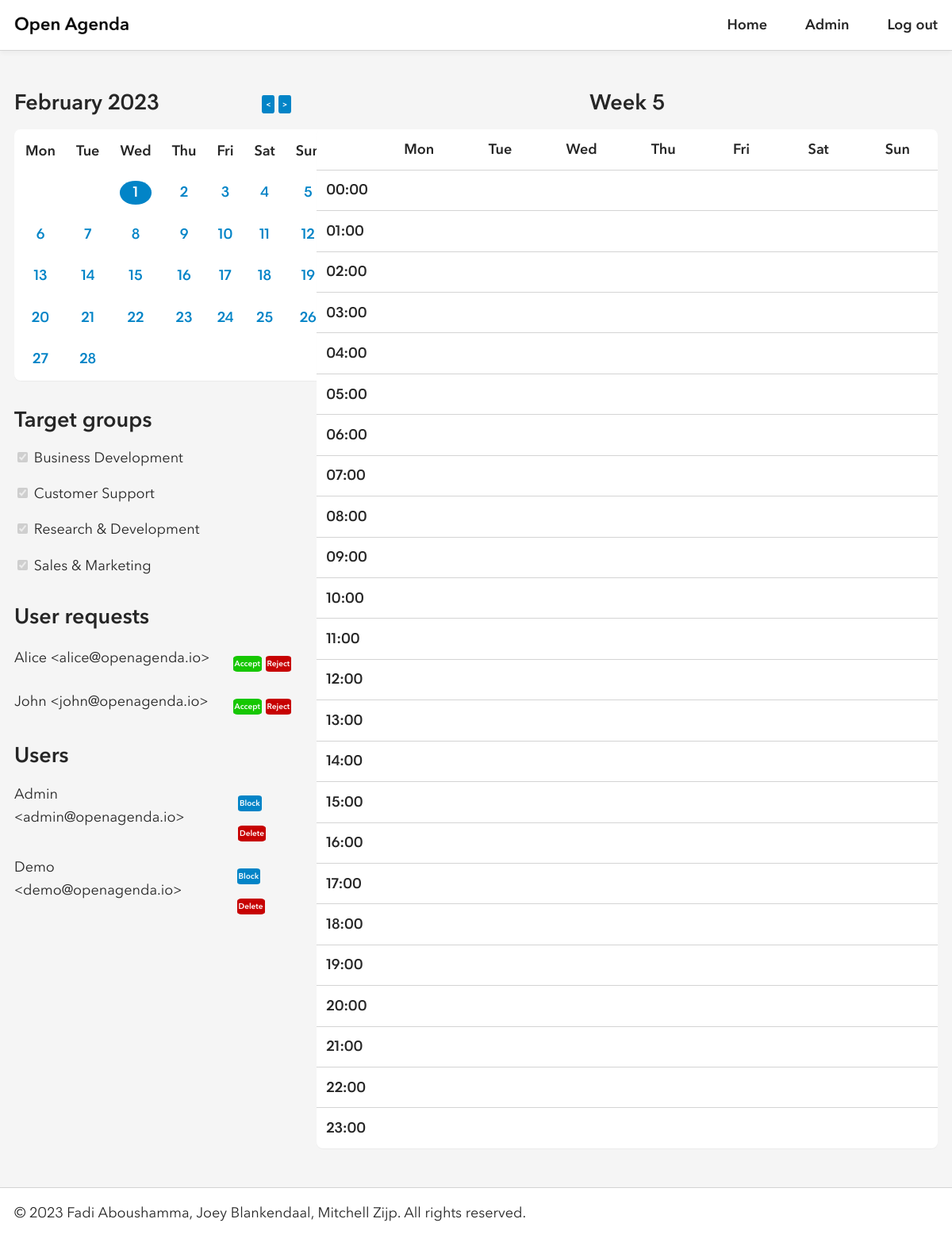
The app's page /admin.php (signed in) with its own data.
### tables this page shows
create table if not exists groups
(
    id char(36) not null,
    name varchar(31) not null,
    primary key (id),
    unique (name)
);

create table if not exists users
(
    id char(36) not null,
    name varchar(63) not null,
    email varchar(255) not null,
    password varchar(255) not null,
    is_accepted int(1) not null default 0,  
    is_blocked boolean not null default 0,
    is_admin boolean not null default 0,
    primary key (id),
    unique (email)
);

### private/bootstrap.php (called while the page is built, shortened)
<?php
$app = [
    'authors' => ['Fadi Aboushamma', 'Joey Blankendaal', 'Mitchell Zijp'],
    'calendar_constant' => CAL_GREGORIAN,
    'description' => 'Open Agenda is a web application to manage events designed for large companies.',
    'name' => 'Open Agenda'
];
$db = new mysqli('localhost', 'root', '', 'openagenda');
require_once('classes/calendarmanager.php');
require_once('classes/groupmanager.php');
require_once('classes/usermanager.php');
$calendarManager = new CalendarManager($db);
$groupManager = new GroupManager($db);
$userManager = new UserManager($db);

### private/classes/usermanager.php (called while the page is built, shortened)
<?php
final class UserManager
{
    private $db;
    public function __construct($db)
    {
        $this->db = $db;
    }
    public function get_accepted_users()
    {
        $result = $this->db->query("SELECT * FROM users WHERE is_accepted = 1;");
        return $result->fetch_all(MYSQLI_ASSOC);
    }
    public function get_pending_users()
    {
        $result = $this->db->query("SELECT * FROM users WHERE is_accepted = 0;");
        return $result->fetch_all(MYSQLI_ASSOC);
    }
    public function is_admin()
    {
        $result = $this->db->query("SELECT is_admin FROM users WHERE id = '" . $this->db->real_escape_string($_SESSION['user']) . "';");
        $user = $result->fetch_assoc();
        return $user['is_admin'];
    }
    public function is_logged_in()
    {
        return isset($_SESSION['user']);
    }
}

### private/classes/calendarmanager.php (called while the page is built, shortened)
<?php
final class CalendarManager
{
    public function get_days_range()
    {
        return ['Mon', 'Tue', 'Wed', 'Thu', 'Fri', 'Sat', 'Sun'];
    }
    public function get_hours_range($start = 0, $end = 86400, $step = 3600, $format = 'H:i')
    {
        $times = [];
        foreach (range($start, $end, $step) as $timestamp)
        {
            $hour_mins = gmdate('H:i', $timestamp);
            if (!empty($format))
                $times[$hour_mins] = gmdate($format, $timestamp);
            else
                $times[$hour_mins] = $hour_mins;
        }
        return $times;
    }
    public function get_week_number($year = null, $month = null, $day = null)
    {
        if (isset($year) && isset($month) && isset($day))
        {
            $date = new DateTime($year . '-' . $month . '-' . $day);
            return intval($date->format('W'));
        }
        else
        {
            return intval(date('W'));
        }
    }
}

### private/classes/groupmanager.php (called while the page is built)
<?php
final class GroupManager
{
    private $db;
    public function __construct($db)
    {
        $this->db = $db;
    }
    public function get_groups()
    {
        $result = $this->db->query("SELECT * FROM groups");
        return $result->fetch_all(MYSQLI_ASSOC);
    }
}

### public/admin.php (the view, shortened to what this page needs)
<?php
require_once('../private/components/header.php');
?>
<div class="flex-x">
    <div class="flex-y gap-2 width-30">
        <section class="flex-y">
            <?php
            require_once('../private/components/calendar_month.php');
            ?>
        </section>
        <section class="flex-y">
            <?php
            require_once('../private/components/target_groups.php');
            ?>
        </section>
        <section class="flex-y">
            <header>
                <h2 class="left">User requests</h2>
            </header>
            <?php
            foreach ($userManager->get_pending_users() as $user)
            {
            ?>
                <div class="flex-x center">
                    <p><?= $user['name']; ?> &lt;<?= $user['email']; ?>&gt;</p>
                    <div class="right">
                        <form class="inline-block" action="admin-accept.php" method="post">
                            <button class="small-button accept-button">Accept</button>
                        </form>
                        <form class="inline-block" action="admin-reject-delete.php" method="post">
                            <button class="small-button decline-button">Reject</button>
                        </form>
                    </div>
                </div>
            <?php
            }
            ?>
        </section>
        <section class="flex-y">
            <header>
                <h2 class="left">Users</h2>
            </header>
            <?php
            foreach ($userManager->get_accepted_users() as $user)
            {
            ?>
                <div class="flex-x">
                    <p><?= $user['name']; ?> &lt;<?= $user['email']; ?>&gt;</p>
                    <div class="right">
                        <form class="inline-block" action="admin-block.php" method="post">
                            <button class="small-button block-button">Block</button>
                        </form>
                        <form class="inline-block" action="admin-reject_delete.php" method="post">
                            <button class="small-button delete-button">Delete</button>
                        </form>
                    </div>
                </div>
            <?php
            }
            ?>
        </section>
    </div>
    <div class="flex-y width-70">
        <?php
        require_once('../private/components/calendar_week.php');
        ?>
    </div>
</div>
<?php
require_once('../private/components/footer.php');

### private/components/header.php (shortened to what this page needs)
<?php
require_once('../private/bootstrap.php');
?>
<!DOCTYPE html>
<html>
    <head>
        <link rel="stylesheet" href="assets/style.css">
        <link rel="stylesheet" href="https://use.fontawesome.com/releases/v5.14.0/css/all.css">
    </head>
    <body>
        <div class="content">
            <header class="navbar">
                <div class="container">
                    <a href="index.php">
                        <div class="brand"></div>
                    </a>
                    <nav class="right">
                        <ul>
                            <li>
                                <a href="index.php">Home</a>
                            </li>
                            <?php
                            if (!$userManager->is_logged_in())
                            {
                            ?>
                                <li>
                                    <a href="log-in.php">Log in</a>
                                </li>
                                <li>
                                    <a href="sign-up.php">Sign up</a>
                                </li>
                            <?php
                            }
                            else
                            {
                                if ($userManager->is_admin())
                                {
                                ?>
                                    <li>
                                        <a href="admin.php">Admin</a>
                                    </li>
                                <?php
                                }
                            ?>
                                <li>
                                    <a href="log-out.php">Log out</a>
                                </li>
                            <?php
                            }
                            ?>
                        </ul>
                    </nav>
                </div>
            </header>
            <main class="<?= isset($page) && isset($page['main_class']) ? $page['main_class'] : 'container'; ?>">

### private/components/calendar_month.php
<?php
if (isset($_GET['year']) && isset($_GET['month'])) {
    $year = min(max(clean_input($_GET['year']), 1950), 2100);
    $month = min(max(clean_input($_GET['month']), 1), 12);
} else {
    $year = date('Y');
    $month = date('n');
}
$num_days = cal_days_in_month(CAL_GREGORIAN, $month, $year);
$days = $calendarManager->get_days_range();
$first_day_of_month = date('N', mktime(0, 0, 0, $month, 1, $year))-1;
$selected_day = isset($_GET['day']) ? clean_input($_GET['day']) : date('d');
?>
<div class="calendar-header flex-x center">
    <header>
        <h2><?= date('F Y', mktime(0, 0, 0, $month, 1, $year)); ?></h2>
    </header>
    <div class="right">
        <a href="?year=<?= ($month == 1) ? $year - 1 : $year; ?>&month=<?= ($month == 1) ? 12 : $month - 1; ?>&day=1" class="prev-button">&lt;</a>
        <a href="?year=<?= ($month == 12) ? $year + 1 : $year; ?>&month=<?= ($month == 12) ? 1 : $month + 1; ?>&day=1" class="next-button">&gt;</a>
    </div>
</div>
<table class="calendar">
    <thead>
        <tr>
            <?php
            for ($i = 0; $i < 7; $i++) {
                echo '<th>' . $days[$i] . '</th>';
            }
            ?>
        </tr>
    </thead>
    <tbody>
        <tr>
        <?php
        for ($i = 0; $i < $first_day_of_month; $i++) {
            echo '<td></td>';
        }
        for ($day = 1; $day <= $num_days; $day++) {
            $css_class = $day == $selected_day ? 'selected' : '';
            echo '<td><a class="' .  $css_class . '" href="?year=' . $year . '&month=' . $month . '&day=' . $day . '">' . $day . '</td>';
            if (($day + $first_day_of_month) % 7 == 0) {
                echo '</tr><tr>';
            }
        }
        for ($i = 0; $i < 7 - (($day + $first_day_of_month - 1) % 7); $i++) {
            if((7 - (($day + $first_day_of_month - 1) % 7)) != 7) {
                echo '<td></td>';
                }
        }
        ?>
        </tr>
    </tbody>
</table>

### private/components/target_groups.php
<header>
    <h2 class="left">Target groups</h2>
</header>
<form class="flex-y">
    <?php
    $groups = $groupManager->get_groups();
    if (count($groups) == 0)
    {
    ?>
        <p>No target groups have been created yet.</p>
    <?php
    }
    else
    {
        foreach ($groups as $group)
        {
        ?>
            <div>
                <input type="checkbox" checked disabled>
                <label><?= $group['name'] ?></label>
            </div>
        <?php
        }
    }
    ?>
</form>

### private/components/calendar_week.php
<?php
if (isset($_GET['year']) && isset($_GET['month']) && isset($_GET['day']))
{
    $week_number = $calendarManager->get_week_number(clean_input($_GET['year']), clean_input($_GET['month']), clean_input($_GET['day']));
}
else
{
    $week_number = $calendarManager->get_week_number();
}
$days = $calendarManager->get_days_range();
$hours = $calendarManager->get_hours_range();
?>
<header>
    <h2>Week <?= $week_number; ?></h2>
</header>
<table class="calendar calendar-week">
    <thead>
        <tr>
            <th></th>
            <?php
            foreach ($days as $day)
            {
            ?>
                <th><?= $day; ?></th>
            <?php
            }
            ?>
        </tr>
    </thead>
    <tbody>
        <?php
        foreach ($hours as $hour)
        {
        ?>
            <tr>
                <th><?= $hour; ?></th>
                <?php
                for ($i = 1; $i <= 7; $i++)
                {
                ?>
                    <td onclick="createBoxAndShowPopup(event, this)"></td>
                <?php
                }
                ?>
            </tr>
        <?php
        }
        ?>
    </tbody>
</table>

### private/components/footer.php (shortened to what this page needs)
            </main>
        </div>
        <footer class="navbar">
            <div class="container">
                <p>&copy; <?= date('Y'); ?> <?= join(', ', $app['authors']); ?>. All rights reserved.</p>
            </div>
        </footer>
    </body>
</html>

### public/assets/style.css (style rules this page uses)
:root { --border: 1px solid var(--border-color); --border-color: #d4d4d4; --border-radius: .5rem; --gap: 1rem; --line-height: 1.618; --padding: var(--padding-y) var(--padding-x); --padding-x: 1.125rem; --padding-y: 1rem; --transition: all .5s; --black: #262626; --black-dark: #000; --green: #16a34a; --light: #f5f5f5; --red: #dc2626; --sky: #0284c7; --sky-dark: #0369a1; --white: #fff; }
html { height: 100%; }
body, button, input { -moz-osx-font-smoothing: grayscale; -webkit-font-smoothing: antialiased; color: var(--black); font: 1.125rem Avenir Next, system-ui,-apple-system,"Segoe UI",Roboto,"Helvetica Neue","Noto Sans","Liberation Sans",Arial,sans-serif,"Apple Color Emoji","Segoe UI Emoji","Segoe UI Symbol","Noto Color Emoji"; line-height: var(--line-height); }
body { background: var(--light); display: flex; flex-direction: column; height: inherit; margin: 0; }
body > .content { flex: 1 0 auto; }
body > footer { flex-shrink: 0; }
a { color: var(--sky); font-weight: bold; text-decoration: none; }
h1, h2, h3 { line-height: calc(var(--line-height) / 2 + .5); margin: 0; text-align: center; }
main { display: flex; flex-direction: column; gap: calc(var(--gap) * 2); padding-bottom: calc(var(--padding-y) * 3); padding-top: calc(var(--padding-y) * 3); }
p { margin: 0; }
table { border-collapse: collapse; width: 100%; }
tbody th { text-align: left; }
td, th { border: var(--border); padding: var(--padding); }
tr { background: var(--white); }
ul { margin: 0; padding: 0 0 0 1.25rem; }
.container { margin-left: auto; margin-right: auto; max-width: 112rem; padding-left: var(--padding-x); padding-right: var(--padding-x); width: 100%; }
.flex-x, .flex-y { display: flex; gap: var(--gap); }
main > .flex-x, main > .flex-y { gap: calc(var(--gap) * 2); }
.flex-x { flex-direction: row; }
.flex-y { flex-direction: column; }
.right { margin-left: auto; }
form { display: flex; flex-direction: column; gap: var(--gap); }
form > div, form .flex-y { gap: calc(var(--gap) / 4) !important; }
form > button { margin-top: var(--gap); }
input { border: var(--border); border-radius: var(--border-radius); padding: var(--padding); }
.calendar { background: var(--white); border-collapse: separate; border-radius: var(--border-radius); box-shadow: 0 1px 1px rgb(0 0 0 / 4%); }
.calendar td, .calendar th { border: 0; padding: calc(var(--padding-y) / 1.5) calc(var(--padding-x) / 1.5); }
.calendar td { width: 150px; text-align: center; }
.calendar tr { background: none; }
.calendar .selected { background: var(--sky); border-radius: 50%; color: var(--white); display: block; }
.calendar-week { border-collapse: collapse; }
.calendar-week tbody tr { border-top: var(--border); }
.prev-button, .next-button { font-size: 10px; color: var(--white); text-decoration: none; padding: 5px; border-radius: 15%; background-color: #0284c7; }
button, .button { background: var(--sky); border: none; border-radius: var(--border-radius); color: var(--white); cursor: pointer; display: inline-block; font-weight: bold; padding: calc(var(--padding-y) * .75) calc(var(--padding-x) * 1.5); text-align: center; text-decoration: none; }
.small-button { font-size: 10px; display: inline-block; color: var(--white); text-decoration: none; padding: 2px; border-radius: 15%; }
.accept-button { background-color: #16c702; }
.decline-button { background-color: #c70202; }
.delete-button { background-color: #c70202; }
.block-button { background-color: #0284c7; }
.navbar { background: var(--white); box-shadow: 0 3px 6px rgb(0 0 0 / 4%); height: 4rem; }
header.navbar { border-bottom: var(--border); }
footer.navbar { border-top: var(--border); }
.navbar > .container { align-items: center; display: flex; height: inherit; }
.navbar a { color: var(--black); }
.navbar .brand { aspect-ratio: 6 / 1; background: url(images/brand.png); background-size: cover; height: 1.5rem; }
.navbar ul { display: flex; gap: calc(var(--gap) * 3); list-style-type: none; padding: 0; }
.gap-2 { gap: calc(var(--gap) * 2); }
.inline-block { display: inline-block; }
.left { text-align: left; }
.center { align-items: center; }
.width-30 { width: 30%; }
.width-70 { width: 70%; }

### records on screen
groups: name "Business Development"
groups: name "Customer Support"
groups: name "Research & Development"
groups: name "Sales & Marketing"
users: name "Alice", email "alice@openagenda.io"
users: name "John", email "john@openagenda.io"
users: name "Admin", email "admin@openagenda.io"
users: name "Demo", email "demo@openagenda.io"

### other values on screen
date('F Y', mktime(0, 0, 0, $month, 1, $year)) "February 2023"
$days[$i] "Mon"
$days[$i] "Tue"
$days[$i] "Wed"
$days[$i] "Thu"
$days[$i] "Fri"
$days[$i] "Sat"
$days[$i] "Sun"
$week_number "5"
$day "Mon"
$day "Tue"
$day "Wed"
$day "Thu"
$day "Fri"
$day "Sat"
